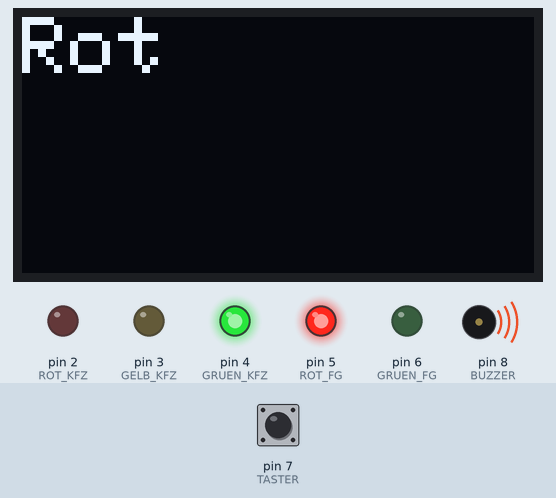
Simulated run of this program. Board: Arduino Uno, built with avr-gcc and run on an emulated ATmega328P. Parts: 128×64 one-colour display, output pins drawn as LEDs (lit = HIGH), buzzer (waves = sounding). The inputs (shaded band) are chosen by the test bench; at power-on: pin 7 (TASTER) HIGH.

Above: at 1.2 s.
1.3 s: pin 7 (TASTER) pulled LOW for 0.15 s
At 1.7 s:
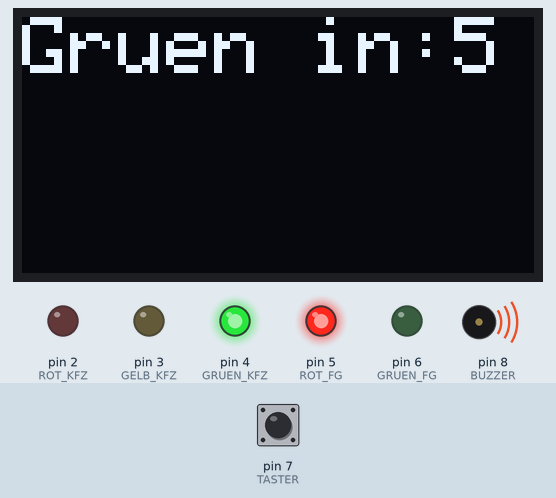
At 7.7 s:
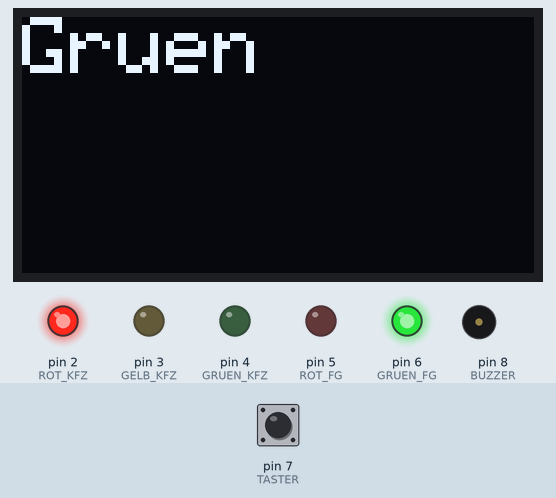
7.8 s: pin 7 (TASTER) pulled LOW for 1 s
At 21.6 s:
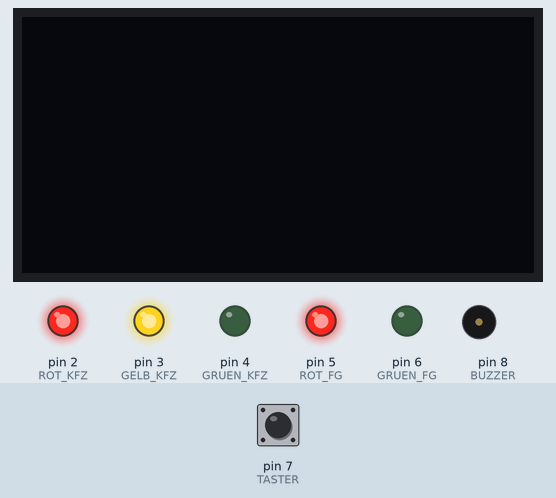
Timing chart, 0 to 23.3 s (numbered marks = the images above; inputs shaded):
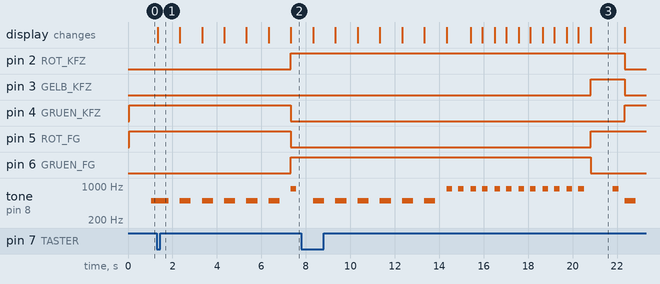

The program:

main.cpp
```cpp
// Import von Bibliotheken
#include <Arduino.h>
#include <Wire.h>
#include <Adafruit_GFX.h>
#include <Adafruit_SSD1306.h>

// Definitionen des Displays
#define SCREEN_WIDTH 128 // OLED display Breite, in Pixeln
#define SCREEN_HEIGHT 64 // OLED display Höhe, in Pixeln

// Deklaration des Display-Objekts
Adafruit_SSD1306 display(SCREEN_WIDTH, SCREEN_HEIGHT, &Wire);

// Definitionen der Pins
#define ROT_KFZ 2 // Pin für die rote KFZ-Ampel
#define GELB_KFZ 3 // Pin für die gelbe KFZ-Ampel
#define GRUEN_KFZ 4 // Pin für die grüne KFZ-Ampel
#define ROT_FG 5 // Pin für die rote Fußgängerampel
#define GRUEN_FG 6 // Pin für die grüne Fußgängerampel
#define TASTER 7 // Pin für den Taster
#define BUZZER 8 // Pin für den Buzzer

// Deklaration von Variablen
int zustand = 0; // Zustand der Ampel
bool buttonPressed = false; // Knopfstatus
int gruenphase = 5; // Countdown zur nächsten Grünphase für Fußgänger
int gruenphasezeit = 5; // Zeit der Fußgänger Grünphase

// Zeitvariablen für den Ablauf und das Buzzer-Intervall
unsigned long previousMillis = 0;
unsigned long previousBuzzerMillis = 0;
const long interval = 1000; // Intervallzeit in Millisekunden
const long buzzerInterval = 1000; // Buzzer-Intervallzeit in Millisekunden
unsigned long buttonDebounceTime = 0; // Debounce zeit für den Taster
const long debounceDelay = 50; // Verzögerung für den Debounce in Millisekunden
const long buzzerIntervalCase2 = 250; // 0.25 Sekunden Intervall für Case 2

// Initialisierung der Pins und des Displays
void setup() {
    pinMode(ROT_KFZ, OUTPUT);
    pinMode(GELB_KFZ, OUTPUT);
    pinMode(GRUEN_KFZ, OUTPUT);
    pinMode(ROT_FG, OUTPUT);
    pinMode(GRUEN_FG, OUTPUT);
    pinMode(TASTER, INPUT_PULLUP);
    pinMode(BUZZER, OUTPUT);

    // Display initialisieren
    if (!display.begin(SSD1306_SWITCHCAPVCC, 0x3C)) {
        Serial.println(F("SSD1306 allocation failed"));
        for (;;);
    }
}

// Anzeige des Ampelzustands auf dem Display und Steuerung der Ampel-LEDs
void zeigeAmpelZustand(const char* text, int rotKfz, int gelbKfz, int gruenKfz, int rotFg, int gruenFg) {
    display.clearDisplay();
    display.setTextSize(2);
    display.setTextColor(WHITE);
    display.setCursor(0, 0);
    display.print(text);
    display.display();
    digitalWrite(ROT_KFZ, rotKfz);
    digitalWrite(GELB_KFZ, gelbKfz);
    digitalWrite(GRUEN_KFZ, gruenKfz);
    digitalWrite(ROT_FG, rotFg);
    digitalWrite(GRUEN_FG, gruenFg);
}

// Anzeige des Countdowns auf dem Display
void zeigeCountdown(const char* text, int counter) {
    display.clearDisplay();
    display.setTextSize(2);
    display.setTextColor(WHITE);
    display.setCursor(0, 0);
    display.print(text);
    display.print(counter);
    display.display();
}

// Hauptschleife zur Steuerung der Ampel
void loop() {
    // Aktuelle Zeit in Millisekunden
    unsigned long currentMillis = millis();

    // Abfrage des Tasterzustands und Entprellung
    int buttonState = digitalRead(TASTER);
    if (buttonState == LOW && !buttonPressed && (currentMillis - buttonDebounceTime) > debounceDelay) {
        buttonPressed = true;
        buttonDebounceTime = currentMillis;
        zustand = 1; // Zustand ändern, wenn der Taster gedrückt wird
    } else if (buttonState == HIGH) {
        buttonPressed = false;
    }

    // Steuerung der Ampel basierend auf dem aktuellen Zustand
    switch (zustand) {
        case 0: // Normalzustand
            zeigeAmpelZustand("Rot", LOW, LOW, HIGH, HIGH, LOW);
            if (currentMillis - previousBuzzerMillis >= buzzerInterval) {
                previousBuzzerMillis = currentMillis;
                tone(BUZZER, 500, 500); // Buzzer alle 1000 ms aktivieren
            }
            break;

        case 1: // Knopf gedrückt
            if (currentMillis - previousMillis >= interval) {
                previousMillis = currentMillis;
                if (gruenphase >= 0) {
                    zeigeCountdown("Gruen in:", gruenphase);
                    tone(BUZZER, 500, 500); // Buzzer bei Countdown aktivieren
                    gruenphase--;
                } else {
                    zustand = 2; // Zustand ändern, wenn der Countdown abgelaufen ist
                    gruenphase = 5; // Countdown zurücksetzen
                }
            }
            break;

        case 2: // Fußgängerampel Grün
            zeigeAmpelZustand("Gruen", HIGH, LOW, LOW, LOW, HIGH);
            if (currentMillis - previousMillis >= interval) {
                previousMillis = currentMillis;
                if (gruenphasezeit > 0) {
                    zeigeCountdown("Gruen fuer:", gruenphasezeit);
                    gruenphasezeit--;
                } else {
                    noTone(BUZZER); // Buzzer ausschalten
                    zeigeAmpelZustand("", HIGH, HIGH, LOW, HIGH, LOW);
                    delay(1000);
                    zustand = 0; // Zustand zurücksetzen
                    gruenphasezeit = 5; // Countdown zurücksetzen
                    previousMillis = currentMillis;
                }
            }
            if (currentMillis - previousBuzzerMillis >= buzzerIntervalCase2) {
                previousBuzzerMillis = currentMillis;
                tone(BUZZER, 880, 250); // Buzzer alle 250 ms aktivieren
                delay(500);
            }
            break;
    }
}
```

Measured:
- after the input at 1.3 s, pin 2 (ROT_KFZ), pin 6 (GRUEN_FG): LOW → HIGH after 6.0 s; pin 4 (GRUEN_KFZ), pin 5 (ROT_FG): HIGH → LOW after 6.0 s; the display: changes at once (image 1)
- after the input at 7.8 s, pin 2 (ROT_KFZ): HIGH → LOW after 14.5 s instead of 7.5 s; pin 4 (GRUEN_KFZ): LOW → HIGH after 14.5 s instead of 7.5 s; pin 5 (ROT_FG): LOW → HIGH after 13.0 s instead of 6.0 s; pin 6 (GRUEN_FG): HIGH → LOW after 13.0 s instead of 6.0 s; the display: first changes after 0.53 s (image 3 shows a later state)
- by itself, tone on pin 8 (BUZZER): plays 500 Hz for 0.50 s, 500 Hz for 0.50 s, 500 Hz for 0.50 s, 500 Hz for 0.50 s, 500 Hz for 0.50 s, 500 Hz for 0.50 s … (20 notes in this stretch)
